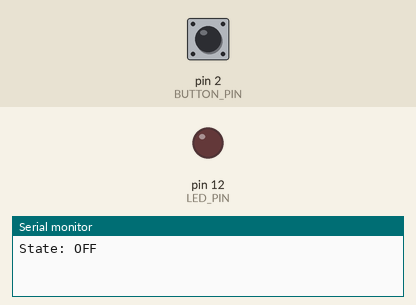
The program below on a simulated Arduino Uno, built with avr-gcc and run on an emulated ATmega328P. Parts: output pins drawn as LEDs (lit = HIGH), the last lines printed to the serial monitor. Dashed ring = blinking. Inputs (shaded band) come from the test bench; at power-on: pin 2 (BUTTON_PIN) HIGH.

Above: at 1.2 s.
1.3 s: pin 2 (BUTTON_PIN) pulled LOW for 0.15 s
At 2.5 s:
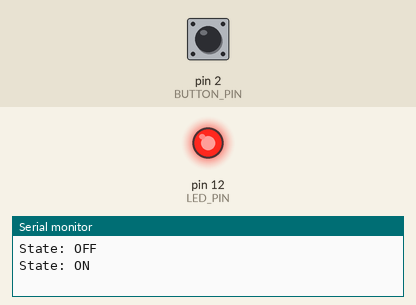
2.9 s: pin 2 (BUTTON_PIN) pulled LOW for 1 s
At 5.8 s:
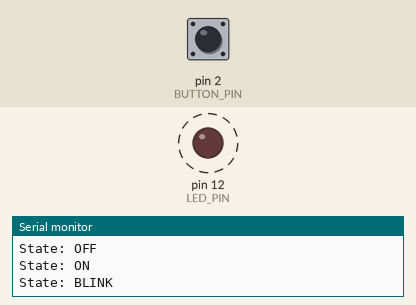
5.9 s: pin 2 (BUTTON_PIN) pulled LOW for 3.2 s
At 6.5 s:
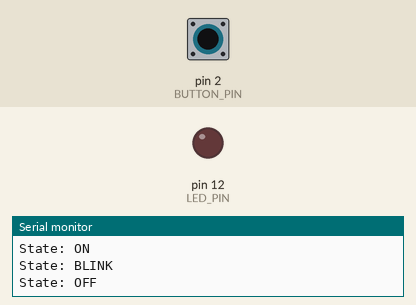
Timing chart, 0 to 8.9 s (numbered marks = the images above; inputs shaded):
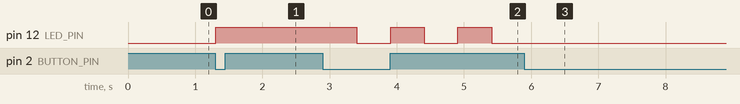

Measured:
- after the input at 1.3 s, pin 12 (LED_PIN): LOW → HIGH at once
- after the input at 2.9 s, pin 12 (LED_PIN): alternates HIGH for 0.50 s and LOW for 0.50 s, starting after 0.51 s
- after the input at 5.9 s, pin 12 (LED_PIN): stops changing and stays LOW

The program:

main.cpp
```cpp
#include "button/button.h"
#include "fsm/fsm.h"
#include "led/led.h"
#include "serial_comm/serial_comm.h"
#include <Arduino.h>

void setup()
{
    initSerial();
    initButton();
    initLed();
    initFSM();
}

void loop()
{
    updateFSM();
    delay(10);
}
```

button.cpp
```cpp
#include "button.h"

#define DEBOUNCE_DELAY_MS 50

static uint32_t lastDebounceTime = 0;
static bool lastState = HIGH;
static bool buttonPressed = false;

void initButton()
{
    pinMode(BUTTON_PIN, INPUT_PULLUP);

    lastDebounceTime = 0;
    lastState = HIGH;
    buttonPressed = false;
}

bool isButtonPressed()
{
    bool currentState = digitalRead(BUTTON_PIN);

    if (currentState != lastState && (millis() - lastDebounceTime) > DEBOUNCE_DELAY_MS) {
        lastDebounceTime = millis();
        lastState = currentState;

        if (currentState == LOW) {
            buttonPressed = true;
        }
    }

    // trigger once per press
    if (buttonPressed) {
        buttonPressed = false;
        return true;
    }

    return false;
}
```

button.h
```cpp
#ifndef BUTTON_H
#define BUTTON_H

#include <Arduino.h>

#define BUTTON_PIN 2

void initButton();
bool isButtonPressed();

#endif
```

fsm.cpp
```cpp
#include "fsm.h"

static FSMState currentState;

static const char* const stateNames[] = { "OFF", "ON", "BLINK" };

static const StateConfig stateConfig[STATE_COUNT] = {
    [STATE_OFF] = { STATE_ON, enterStateOff, updateStateOff },
    [STATE_ON] = { STATE_BLINK, enterStateOn, updateStateOn },
    [STATE_BLINK] = { STATE_OFF, enterStateBlink, updateStateBlink }
};

static void changeState(FSMState new_state)
{
    currentState = new_state;
    stateConfig[new_state].enter();
    printf("State: %s\n", stateNames[new_state]);
}

void initFSM()
{
    changeState(STATE_OFF);
}

void updateFSM()
{
    if (isButtonPressed()) {
        changeState(stateConfig[currentState].next);
    }

    stateConfig[currentState].update();
}
```

fsm.h
```cpp
#ifndef FSM_H
#define FSM_H

#include "../button/button.h"
#include "../state_actions/state_actions.h"
#include <Arduino.h>

typedef enum {
    STATE_OFF,
    STATE_ON,
    STATE_BLINK,
    STATE_COUNT,
} FSMState;

typedef struct {
    FSMState next;
    StateAction enter;
    StateAction update;
} StateConfig;

void initFSM();
void updateFSM();

#endif
```

led.cpp
```cpp
#include "led.h"

void initLed()
{
    pinMode(LED_PIN, OUTPUT);
    ledOff();
}

void ledOn()
{
    digitalWrite(LED_PIN, HIGH);
}

void ledOff()
{
    digitalWrite(LED_PIN, LOW);
}

void ledToggle()
{
    digitalWrite(LED_PIN, !digitalRead(LED_PIN));
}
```

led.h
```cpp
#ifndef LED_H
#define LED_H

#include <Arduino.h>

#define LED_PIN 12

void initLed();
void ledOn();
void ledOff();
void ledToggle();

#endif
```

serial_comm.cpp
```cpp
#include "serial_comm.h"

static FILE serialOutput = { 0 };

static int serialWriteByte(char c, FILE* stream)
{
    if (c == '\n') {
        Serial.write('\n');
        Serial.write('\r');
    } else {
        Serial.write(c);
    }
    return 0;
}

void initSerial()
{
    Serial.begin(SERIAL_BAUD_RATE);

    while (!Serial) {
        ;
    }

    fdev_setup_stream(&serialOutput, serialWriteByte, NULL, _FDEV_SETUP_WRITE);
    stdout = &serialOutput;
}
```

serial_comm.h
```cpp
#ifndef SERIAL_COMM_H
#define SERIAL_COMM_H

#include <Arduino.h>
#include <stdio.h>

#define SERIAL_BAUD_RATE 9600

void initSerial();

#endif
```

state_actions.cpp
```cpp
#include "state_actions.h"

static uint32_t blinkTime;

void enterStateOff(void) { ledOff(); }
void updateStateOff(void) { }

void enterStateOn(void) { ledOn(); }
void updateStateOn(void) { }

void enterStateBlink(void)
{
    ledOn();
    blinkTime = millis();
}

void updateStateBlink(void)
{
    if (millis() - blinkTime >= BLINK_MS) {
        ledToggle();
        blinkTime = millis();
    }
}
```

state_actions.h
```cpp
#ifndef STATE_ACTIONS_H
#define STATE_ACTIONS_H

#include "../led/led.h"
#include <Arduino.h>

#define BLINK_MS 500

typedef void (*StateAction)();

void enterStateOff(void);
void updateStateOff(void);

void enterStateOn(void);
void updateStateOn(void);

void enterStateBlink(void);
void updateStateBlink(void);

#endif
```
